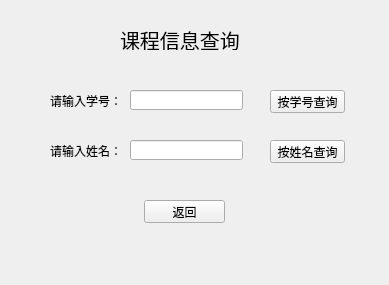
<?xml version="1.0" encoding="UTF-8"?>
<ui version="4.0">
 <class>stu_coursequery</class>
 <widget class="QWidget" name="stu_coursequery">
  <property name="geometry">
   <rect>
    <x>0</x>
    <y>0</y>
    <width>389</width>
    <height>285</height>
   </rect>
  </property>
  <property name="windowTitle">
   <string>Form</string>
  </property>
  <widget class="QPushButton" name="snoButton">
   <property name="geometry">
    <rect>
     <x>270</x>
     <y>90</y>
     <width>75</width>
     <height>23</height>
    </rect>
   </property>
   <property name="text">
    <string>按学号查询</string>
   </property>
  </widget>
  <widget class="QLabel" name="label">
   <property name="geometry">
    <rect>
     <x>120</x>
     <y>30</y>
     <width>131</width>
     <height>20</height>
    </rect>
   </property>
   <property name="font">
    <font>
     <pointsize>15</pointsize>
    </font>
   </property>
   <property name="text">
    <string>课程信息查询</string>
   </property>
  </widget>
  <widget class="QLineEdit" name="sname_lineEdit">
   <property name="geometry">
    <rect>
     <x>130</x>
     <y>140</y>
     <width>113</width>
     <height>20</height>
    </rect>
   </property>
  </widget>
  <widget class="QLabel" name="label_3">
   <property name="geometry">
    <rect>
     <x>50</x>
     <y>140</y>
     <width>71</width>
     <height>21</height>
    </rect>
   </property>
   <property name="text">
    <string>请输入姓名：</string>
   </property>
  </widget>
  <widget class="QPushButton" name="backButton">
   <property name="geometry">
    <rect>
     <x>144</x>
     <y>200</y>
     <width>81</width>
     <height>23</height>
    </rect>
   </property>
   <property name="text">
    <string>返回</string>
   </property>
  </widget>
  <widget class="QLineEdit" name="sno_lineEdit">
   <property name="geometry">
    <rect>
     <x>130</x>
     <y>90</y>
     <width>113</width>
     <height>20</height>
    </rect>
   </property>
  </widget>
  <widget class="QPushButton" name="snameButton">
   <property name="geometry">
    <rect>
     <x>270</x>
     <y>140</y>
     <width>75</width>
     <height>23</height>
    </rect>
   </property>
   <property name="text">
    <string>按姓名查询</string>
   </property>
  </widget>
  <widget class="QLabel" name="label_2">
   <property name="geometry">
    <rect>
     <x>50</x>
     <y>90</y>
     <width>81</width>
     <height>21</height>
    </rect>
   </property>
   <property name="text">
    <string>请输入学号：</string>
   </property>
  </widget>
 </widget>
 <resources/>
 <connections/>
</ui>
